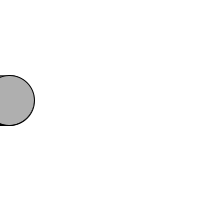
Frame 1 (no input)
Frame 60 (the mouse pressed at the canvas centre just before this capture): blank canvas, image omitted
Frame 120 (the mouse held since frame 60 and released just before this capture): blank canvas, image omitted

The Processing sketch that drew this single still picture (run headless with seeded random() and noise(); from frame 60 on, the mouse is pressed at the canvas centre):

// Processing sketch: processing_147407
// ── processing_147407.pde

int circleY = 100;
int circleX = -25;

void setup() {
size(200,200);
}

void draw() {
background(255);
while (circleX < 10){
stroke(0);
fill(175);
ellipse(circleX, circleY, 50, 50);
circleX = circleX + 1;
}
}
